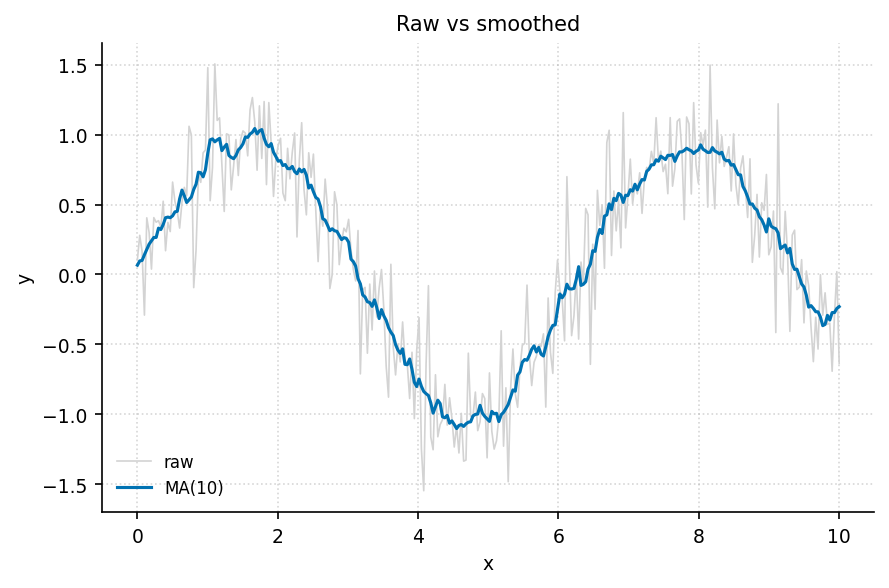

Python code for this plot:
"""line_smoothed: 原始+滑动平均平滑."""
import sys, os; sys.path.insert(0, os.path.join(os.path.dirname(os.path.abspath(__file__)), '..', '..', '_utils', 'python'))
import numpy as np
import matplotlib.pyplot as plt
from theme import apply_theme
from palette import cycle

def make_figure(x=None, y=None, window=10, title='Raw vs smoothed'):
    apply_theme()
    if x is None:
        x = np.linspace(0, 10, 300)
        y = np.sin(x) + 0.3*np.random.default_rng(1).standard_normal(300)
    kernel = np.ones(window)/window
    y_s = np.convolve(y, kernel, mode='same')
    fig, ax = plt.subplots()
    ax.plot(x, y,   color='lightgray', label='raw', linewidth=0.8)
    ax.plot(x, y_s, color=cycle(0),   label=f'MA({window})')
    ax.set_xlabel('x'); ax.set_ylabel('y'); ax.set_title(title)
    ax.legend(); ax.grid(True, linestyle=':', alpha=0.5)
    fig.tight_layout()
    return fig

if __name__ == '__main__':
    fig = make_figure()
    fig.savefig(__file__.replace('.py', '.png'), dpi=150)
